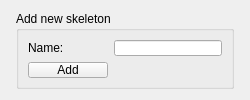
<?xml version="1.0" encoding="UTF-8"?>
<ui version="4.0">
 <class>AddNewSkeleton</class>
 <widget class="QWidget" name="AddNewSkeleton">
  <property name="geometry">
   <rect>
    <x>0</x>
    <y>0</y>
    <width>250</width>
    <height>100</height>
   </rect>
  </property>
  <property name="sizePolicy">
   <sizepolicy hsizetype="Preferred" vsizetype="Preferred">
    <horstretch>0</horstretch>
    <verstretch>0</verstretch>
   </sizepolicy>
  </property>
  <property name="minimumSize">
   <size>
    <width>250</width>
    <height>100</height>
   </size>
  </property>
  <property name="windowTitle">
   <string>Form</string>
  </property>
  <layout class="QGridLayout" name="gridLayout_2">
   <item row="0" column="0">
    <widget class="QGroupBox" name="groupBox">
     <property name="sizePolicy">
      <sizepolicy hsizetype="Fixed" vsizetype="Fixed">
       <horstretch>0</horstretch>
       <verstretch>0</verstretch>
      </sizepolicy>
     </property>
     <property name="title">
      <string>Add new skeleton</string>
     </property>
     <layout class="QGridLayout" name="gridLayout">
      <item row="0" column="1">
       <widget class="QLineEdit" name="name_input"/>
      </item>
      <item row="2" column="0">
       <widget class="QPushButton" name="add_new_skeleton_button">
        <property name="text">
         <string>Add</string>
        </property>
       </widget>
      </item>
      <item row="2" column="1">
       <widget class="QLabel" name="label_2">
        <property name="sizePolicy">
         <sizepolicy hsizetype="Preferred" vsizetype="Preferred">
          <horstretch>0</horstretch>
          <verstretch>0</verstretch>
         </sizepolicy>
        </property>
        <property name="text">
         <string/>
        </property>
       </widget>
      </item>
      <item row="0" column="0">
       <widget class="QLabel" name="name_label">
        <property name="minimumSize">
         <size>
          <width>1</width>
          <height>0</height>
         </size>
        </property>
        <property name="text">
         <string>Name:</string>
        </property>
       </widget>
      </item>
     </layout>
    </widget>
   </item>
  </layout>
 </widget>
 <resources/>
 <connections/>
</ui>
